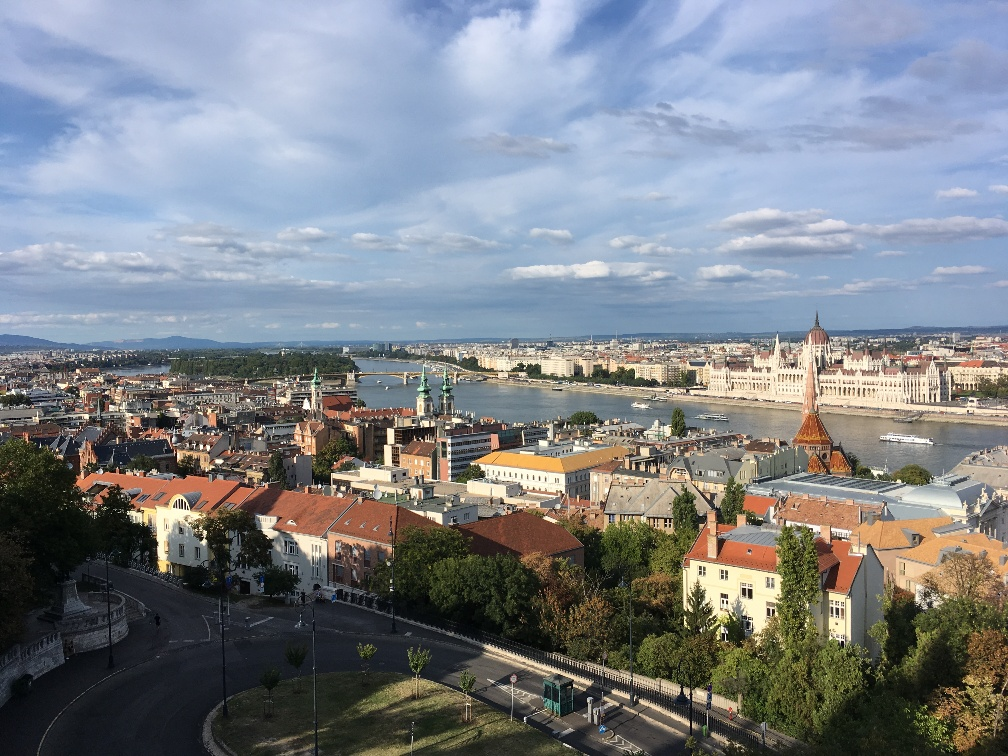
#> input picture MP3/MP3/Q1/stitch/left.jpg, 1008 x 756 px; its folder holds 2 pictures in this run
$ jupyter execute test_p1.ipynb
#> lines starting #> are read from the running program, lines starting #| are printed output that depends on the picture; after the words box and inside, x2 and y2 are one past the last pixel; in counts of white or black regions, pixels touching at a corner belong together; long printed decimals are rounded
[cell 1]
import time
import numpy as np
import matplotlib.pyplot as plt
import cv2
import matplotlib.image as mpimg
import random
import skimage
import scipy
from PIL import Image
import numpy as np
import skimage
import cv2
import matplotlib.pyplot as plt
from scipy.spatial import distance
import scipy
import skimage.io
import random
import skimage.transform
from PIL import Image

def readimg(dirs, imgname):
    img = cv2.imread(dirs + imgname)
    img = cv2.cvtColor(img, cv2.COLOR_RGB2GRAY)
    return img

def readimg_color(dirs, imgname):
    img = cv2.imread(dirs + imgname)
    img = cv2.normalize(img.astype('float'), None, 0.0, 1.0, cv2.NORM_MINMAX)
    return img

def sift_descriptor(img):
    sift = cv2.SIFT_create()
    kp, dsp = sift.detectAndCompute(img, None)

    return kp, dsp

def show_sift(kp, img):
    # show the img with descriptors
    copyimg = img.copy()
    copyimg = cv2.drawKeypoints(img, kp, copyimg)
    plt.imshow(copyimg)
    plt.show()

def calculate_distance(kp1, kp2, dsp1, dsp2, num_threshold):
    # fast computation of Euclidean distance between each descriptors
    dist = scipy.spatial.distance.cdist(dsp1, dsp2, 'sqeuclidean')
    # find the matching coordinates
    idx1 = np.where(dist < num_threshold)[0]
    idx2 = np.where(dist < num_threshold)[1]
    coord1 = np.array([kp1[idx].pt for idx in idx1])
    coord2 = np.array([kp2[idx].pt for idx in idx2])
    # put into pairs of coords
    match_coords = np.concatenate((coord1, coord2), axis=1)

    return match_coords

def get_errors(matches, H):
	# difference between original img2 points and transformed img1 points with H
    num_pairs = len(matches)
    # all matching points in img1
    p1 = np.concatenate((matches[:, 0:2], np.ones((1, num_pairs)).T), axis=1)
    # all matching points in img2
    p2 = matches[:, 2:4]

    # Transform every point in p1 to estimate p2.
    transformed_p1 = np.zeros((num_pairs, 2))
    for i in range(num_pairs):
        transformed_p1[i] = (np.matmul(H, p1[i]) / np.matmul(H, p1[i])[-1])[0:2]

    # Compute error of each matching pair
    errors = np.linalg.norm(p2 - transformed_p1, axis=1) ** 2
    return errors

def compute_H(subset):
    # calculate the fitted homography
    A = []

    for i in range(subset.shape[0]):
        p1 = np.append(subset[i][0:2], 1)
        p2 = np.append(subset[i][2:4], 1)

        row1 = [0, 0, 0, p1[0], p1[1], p1[2], -p2[1]*p1[0], -p2[1]*p1[1], -p2[1]*p1[2]]
        row2 = [p1[0], p1[1], p1[2], 0, 0, 0, -p2[0]*p1[0], -p2[0]*p1[1], -p2[0]*p1[2]]
        A.append(row1)
        A.append(row2)

    A = np.array(A)

    U, s, V = np.linalg.svd(A)
    H = V[len(V)-1].reshape(3, 3)

    # normalize
    H = H / H[2, 2]
    return H

def show_inlier_matches(img1, img2, inliers):
    print("num of inliers shown in the matching: " + str(len(inliers)))
    h1, w1 = img1.shape
    h2, w2 = img2.shape

    vis = np.zeros((max(h1, h2), w1 + w2), np.uint8)
    vis[:, :w1] = img1
    vis[:h2, w1:] = img2

    fig, ax = plt.subplots()
    ax.imshow(vis)
    ax.plot([inliers[:,0], inliers[:,2] + w1],[inliers[:,1], inliers[:,3]])
    plt.show()

def ransac(img1, img2, matches, thres_ransac):
    itertimes = 1000
    inliners = 0
    max_inliners = 0

    for iter in range(0, itertimes):
        subset_idx = random.sample(range(matches.shape[0]), k=4)
        subset = matches[subset_idx]

        H = compute_H(subset)

        # check if it is full rank
        if np.linalg.matrix_rank(H) < 3:
            continue

        # the norm of error caused if we choose the above subset
        errors = get_errors(matches, H)
        idx = np.where(errors < thres_ransac)[0]
        inlinerspts = matches[idx]

        # find the best number of inliners
        inliners = len(inlinerspts)
        if inliners >= max_inliners:
            which_inliners = inlinerspts.copy()
            max_inliners = inliners
            best_H = H.copy()

            avg_residual = sum(get_errors(matches[idx], H)) / inliners

    print("num of inliners: " + str(max_inliners) + " average residual: " + str(avg_residual))
    show_inlier_matches(img1, img2, which_inliners)
    return best_H

# function provided by Maghav at Piazza @450
def warp_images(image0, image1, H):
    transform = skimage.transform.ProjectiveTransform(H)
    warp = skimage.transform.warp

    r, c = image1.shape[:2]
    # Note that transformations take coordinates in (x, y) format,
    # not (row, column), in order to be consistent with most literature
    corners = np.array([[0, 0],
                        [0, r],
                        [c, 0],
                        [c, r]])

    # Warp the image corners to their new positions
    warped_corners = transform(corners)

    # Find the extents of both the reference image and the warped
    # target image
    all_corners = np.vstack((warped_corners, corners))

    corner_min = np.min(all_corners, axis=0)
    corner_max = np.max(all_corners, axis=0)

    output_shape = (corner_max - corner_min)
    output_shape = np.ceil(output_shape[::-1])

    offset = skimage.transform.SimilarityTransform(translation=-corner_min)

    image0_ = warp(image0, offset.inverse, output_shape=output_shape, cval=-1)

    image1_ = warp(image1, (transform + offset).inverse, output_shape=output_shape, cval=-1)

    image0_zeros = warp(image0, offset.inverse, output_shape=output_shape, cval=0)

    image1_zeros = warp(image1, (transform + offset).inverse, output_shape=output_shape, cval=0)

    overlap = (image0_ != -1.0 ).astype(int) + (image1_ != -1.0).astype(int)
    overlap += (overlap < 1).astype(int)
    merged = (image0_zeros+image1_zeros)/overlap

    im = Image.fromarray((255*merged).astype('uint8'), mode='RGB')
    im = np.asarray(im)

    return im

def main(leftimg, rightimg, leftimgcolor, rightimgcolor):
    # using 7000, 0.5 for 2 pic; 9000, 1.0 for 3 pic
    thres = 9000
    thres_ransac = 1.0

    kp1, dsp1 = sift_descriptor(leftimg)
    kp2, dsp2 = sift_descriptor(rightimg)

    # get all matching points
    matches = calculate_distance(kp1, kp2, dsp1, dsp2, thres)

    H_matrix = ransac(leftimg, rightimg, matches, thres_ransac)

    stitched_img = warp_images(rightimgcolor, leftimgcolor, H_matrix)

    return stitched_img

def main_2pic():
# [5 lines of commented-out code are left out]
    dirs = "./stitch/"
    leftimg = readimg(dirs, 'left.jpg')
#> in readimg, img is the input picture: shape (756, 1008, 3); mean B, G, R 137.1, 130.7, 125.8
    rightimg = readimg(dirs, 'right.jpg')
#> call 2 of readimg, with dirs = './stitch/', imgname = 'right.jpg'
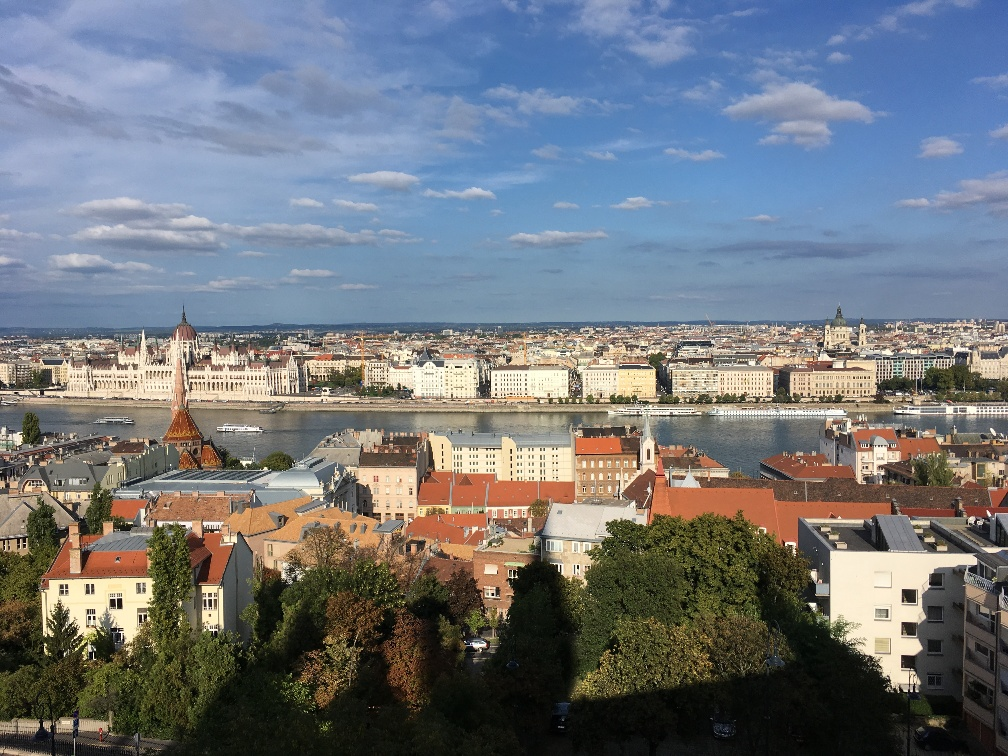
#> input picture MP3/MP3/Q1/stitch/right.jpg, 1008 x 756 px
#> in readimg, img is the input picture: shape (756, 1008, 3); mean B, G, R 125, 118.5, 113.4
#> in readimg (call 2), `img = cv2.cvtColor(img, cv2.COLOR_RGB2GRAY)`:
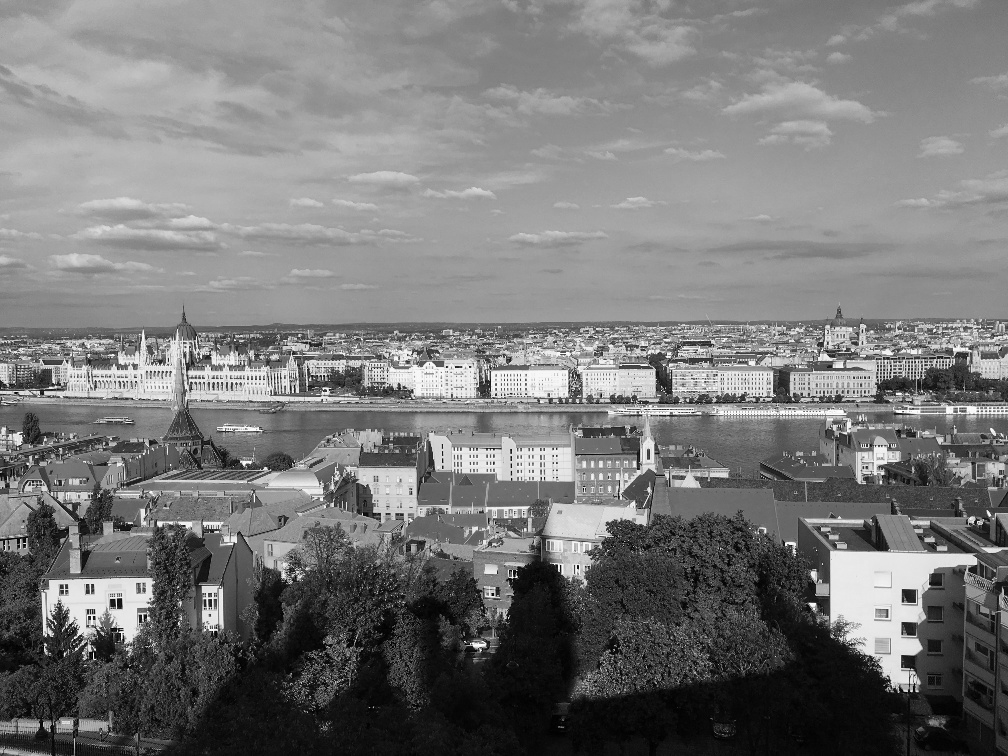
#> img: shape (756, 1008); min 0, max 255, mean 119.8
    leftimgcolor = readimg_color(dirs, 'left.jpg')
    rightimgcolor = readimg_color(dirs, 'right.jpg')

    stitched_img = main(leftimg, rightimg, leftimgcolor, rightimgcolor)
#> in sift_descriptor, `kp, dsp = sift.detectAndCompute(img, None)`: kp = 3964 keypoints; strongest (x, y, size): (83, 499, 1.9), (201, 447, 2.7), (259, 438, 2.2), (208, 447, 3)
#> in main, `kp1, dsp1 = sift_descriptor(leftimg)`: kp1 has the same summary as kp in sift_descriptor
#> in sift_descriptor (call 2), `kp, dsp = sift.detectAndCompute(img, None)`: kp = 4140 keypoints; strongest (x, y, size): (493, 594, 1.9), (89, 618, 2.2), (813, 605, 4.3), (909, 596, 9.7)
#> in main, `kp2, dsp2 = sift_descriptor(rightimg)`: kp2 has the same summary as kp in sift_descriptor
#> in calculate_distance, `dist = scipy.spatial.distance.cdist(dsp1, dsp2, 'sqeuclidean')`:
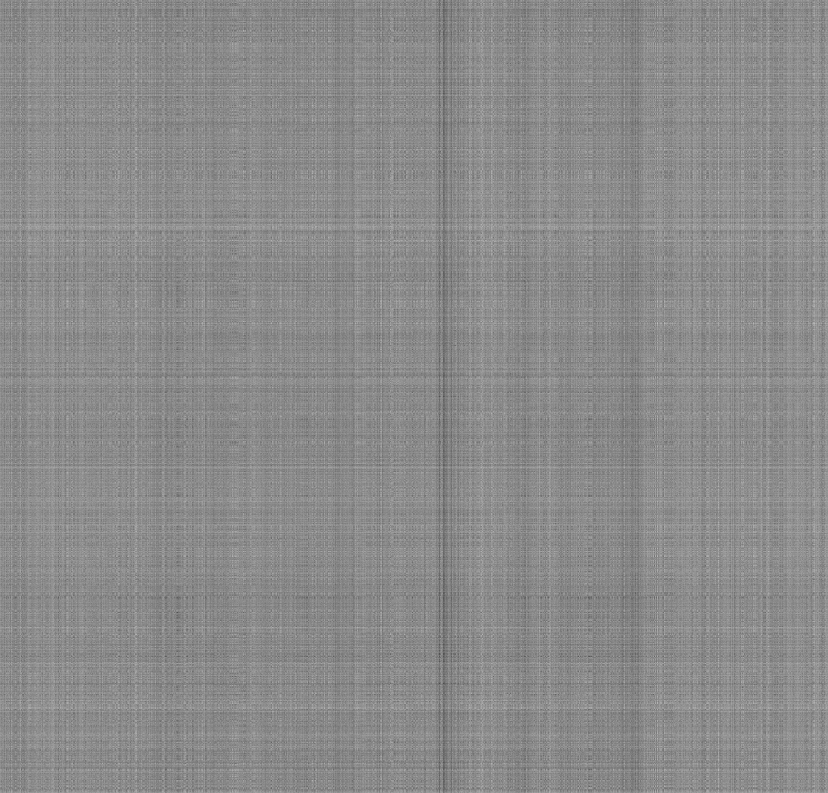
#> dist: shape (3964, 4140) float64 (shown at 1/5 size); min 2350, max 502074, mean 275632.5; drawn with min black and max white
#> in calculate_distance, `idx1 = np.where(dist < num_threshold)[0]`: idx1 = 45 values from 2348 to 3898
#> in calculate_distance, `idx2 = np.where(dist < num_threshold)[1]`: idx2 = 45 values, max 1482 at index 44, min 108 at index 0, mean 953.8
#> in calculate_distance, `coord1 = np.array([kp1[idx].pt for idx in idx1])`: coord1 = 45 pairs, first value 672.8 to 991.6, second value 236 to 633.5
#> in calculate_distance, `coord2 = np.array([kp2[idx].pt for idx in idx2])`: coord2 = 45 pairs, first value 24.92 to 339.7, second value 226.1 to 640.5
#> in calculate_distance, `match_coords = np.concatenate((coord1, coord2), axis=1)`: match_coords = 45 rows, first 6: [672.8, 433.7, 24.92, 441], [687.7, 380.1, 42.08, 380.3], [713.7, 442.3, 75.44, 447.5], [747.9, 238.7, 107.1, 228.2], [754.4, 369.3, 119.4, 366.6], [757.3, 361.7, 122, 358.8]
#> in main, `matches = calculate_distance(kp1, kp2, dsp1, dsp2, thres)`: matches has the same summary as match_coords in calculate_distance
#> the loop in ransac, `for iter in range(0, itertimes):` made 1000 passes
#> (idx, inliners, max_inliners, avg_residual) on passes 1, 3, 4, 5: ([2, 10, 15, 16, 24, 25, 26], 7, 7, 0.0822), ([13, 20, 21, 22, 27, 28, 30, 37], 8, 8, 0.0884), ([6, 7, 8, 11, 18, 19, 23, 31, 32], 9, 9, 0.224), ([15, 16, 28, 30, 33, 34, 35, 38, 39, 41], 10, 10, 0.212)
#> (inliners, max_inliners, avg_residual) on passes 7, 12, 48: (29, 29, 0.234), (35, 35, 0.283), (36, 36, 0.286)
#> after the loop in ransac, `for iter in range(0, itertimes):`: avg_residual = 0.329; max_inliners = 40; which_inliners = 40 rows, first 6: [672.8, 433.7, 24.92, 441], [687.7, 380.1, 42.08, 380.3], [713.7, 442.3, 75.44, 447.5], [747.9, 238.7, 107.1, 228.2], [754.4, 369.3, 119.4, 366.6], [757.3, 361.7, 122, 358.8]
#| num of inliners: 40 average residual: 0.329
#| num of inliers shown in the matching: 40
#> in show_inlier_matches, `plt.show()`:
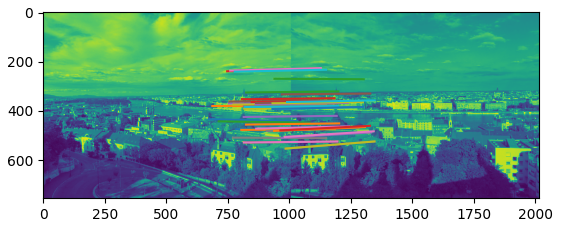
#> figure drawn by matplotlib, 1 panel
#> in main, `H_matrix = ransac(leftimg, rightimg, matches, thres_ransac)`: H_matrix = [[3.28, 0.0856, -2184.7], [0.768, 2.86, -643.2], [0.00227, 2.27e-06, 1]]
#> in warp_images, `warped_corners = transform(corners)`: warped_corners = [[-2184.7, -643.2], [-2116.3, 1517.8], [342.1, 39.95], [361.6, 698.1]]
#> in warp_images, `all_corners = np.vstack((warped_corners, corners))`: all_corners = [[-2184.7, -643.2], [-2116.3, 1517.8], [342.1, 39.95], [361.6, 698.1], [0, 0], [0, 756], [1008, 0], [1008, 756]]
#> in warp_images, `corner_min = np.min(all_corners, axis=0)`: corner_min = [-2184.7, -643.2]
#> in warp_images, `corner_max = np.max(all_corners, axis=0)`: corner_max = [1008, 1517.8]
#> in warp_images, `output_shape = (corner_max - corner_min)`: output_shape = [3192.7, 2161]
#> in warp_images, `output_shape = np.ceil(output_shape[::-1])`: output_shape = [2161, 3193]
#> in warp_images, `overlap = (image0_ != -1.0 ).astype(int) + (image1_ != -1.0).astype(int)`: overlap: shape (2161, 3193, 3) int64; 3 distinct labels, from 0 to 2
#> in warp_images, `overlap += (overlap < 1).astype(int)`:
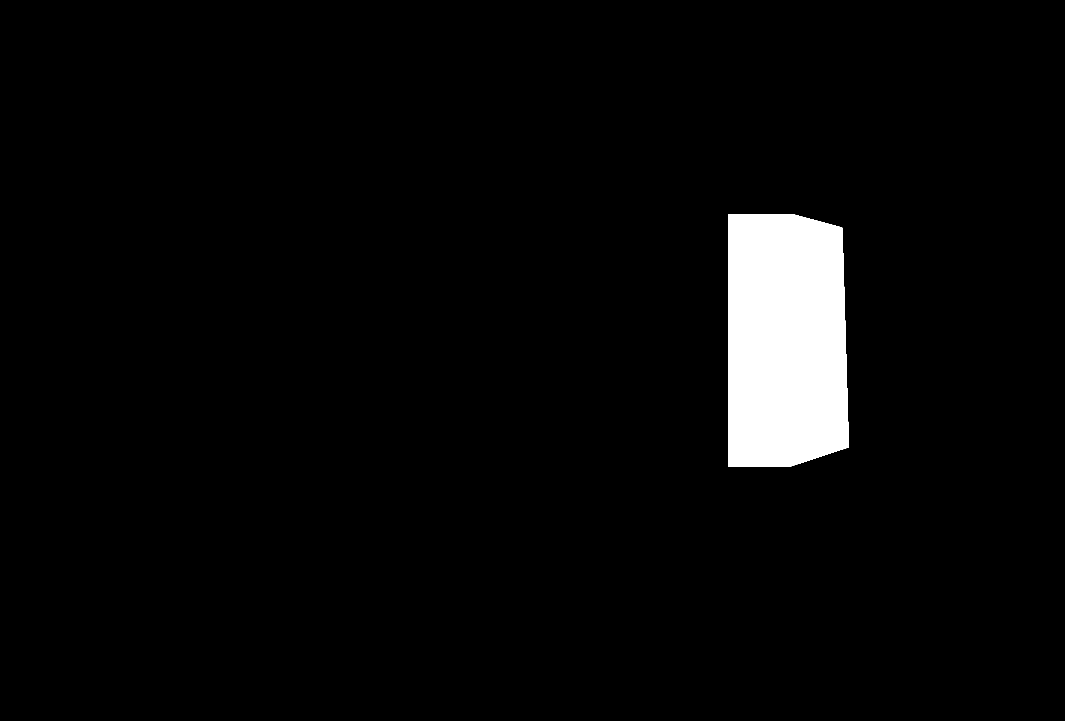
#> overlap: shape (2161, 3193, 3) int64 (shown at 1/3 size); values 1 (black) and 2 (white), 3.8% white; 1 white region, box (x1, y1, x2, y2) and area: (2184, 643, 2547, 1400) 259379
#> in warp_images, `im = Image.fromarray((255*merged).astype('uint8'), mode='RGB')`:
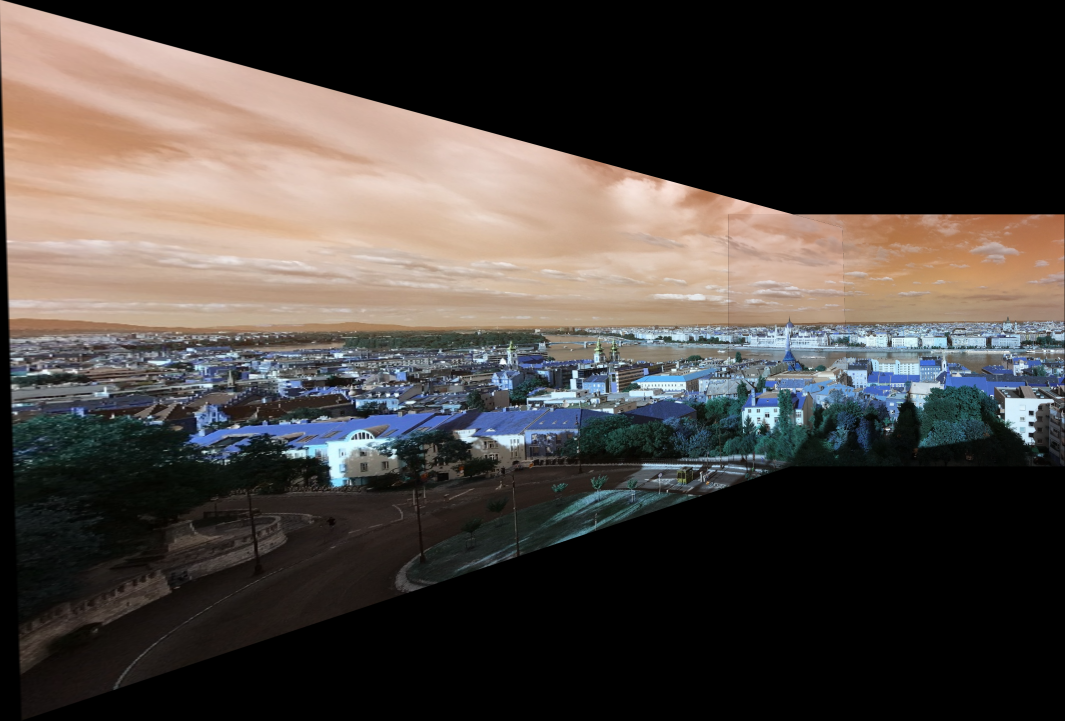
#> im: PIL image 3193x2161 RGB (shown at 1/3 size); mean R, G, B 74.6, 68.3, 64.3

    plt.imshow(stitched_img)
    plt.show()

# [20 lines of commented-out code are left out]

if __name__ == '__main__':
    main_2pic()
